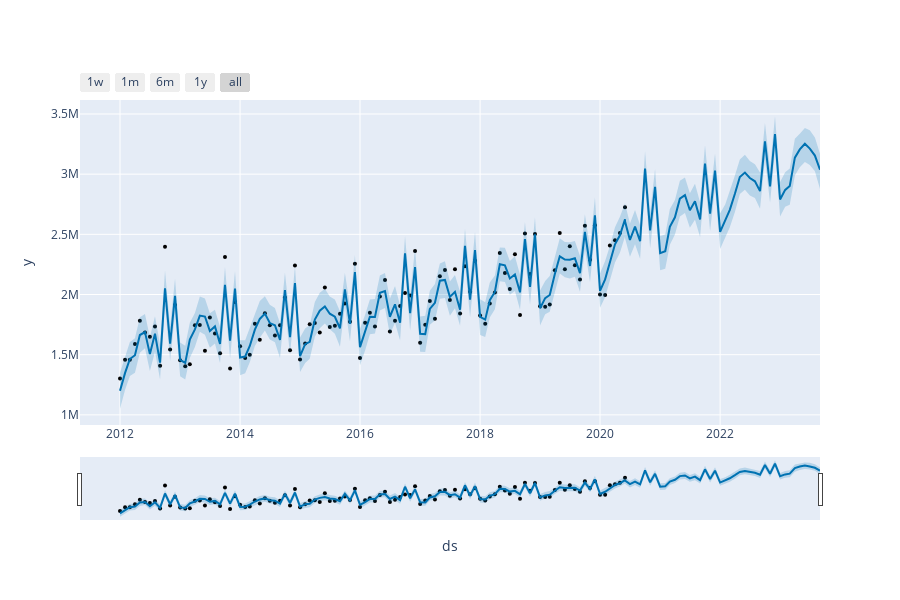

The notebook cell this image was saved under:
### Code cell
m2 = Prophet(
            interval_width=0.8,
            changepoint_prior_scale= 0.05, 
            yearly_seasonality = 10,
            weekly_seasonality=False,
            daily_seasonality=False
)

m2.add_regressor('number_of_stores')

forecast_3y = seer.test_model(m2, iowa, present_and_future_regr, viz = True)
forecast_3y
#fig = m2.plot_components(forecast)
